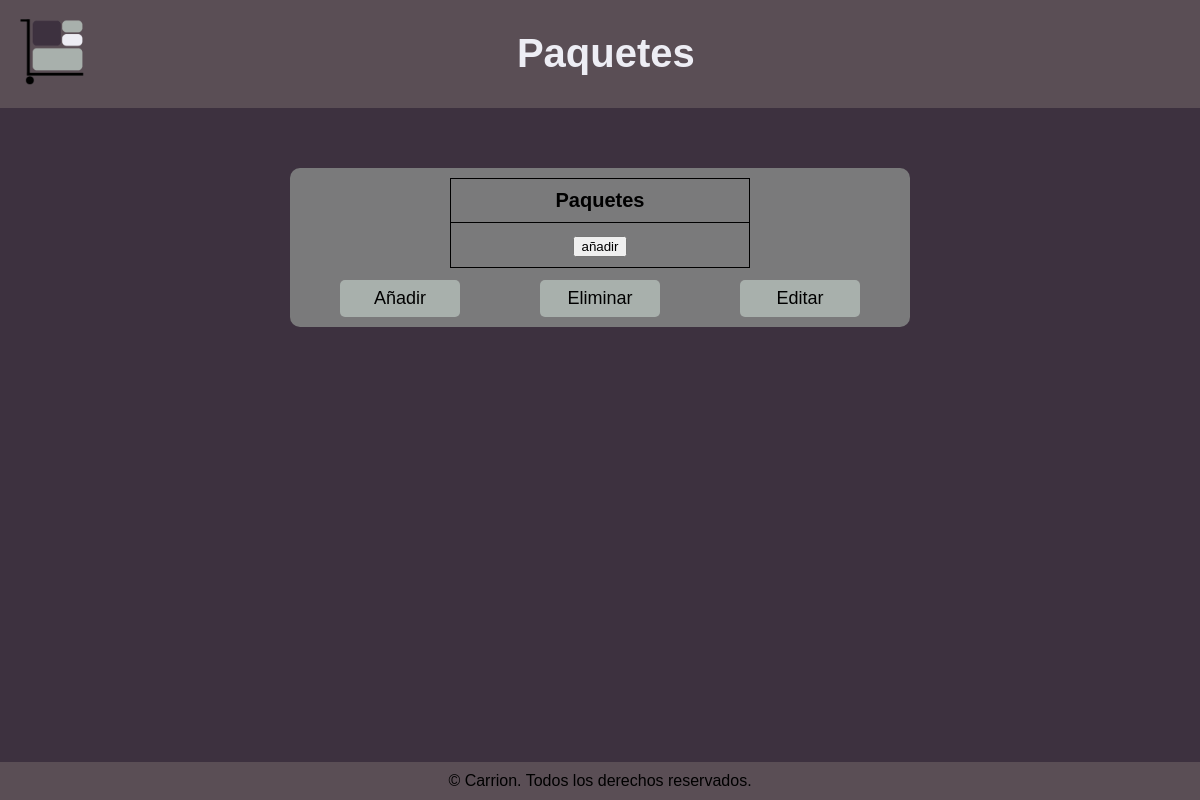
The app's page /backoffice/paquete.php, older data.
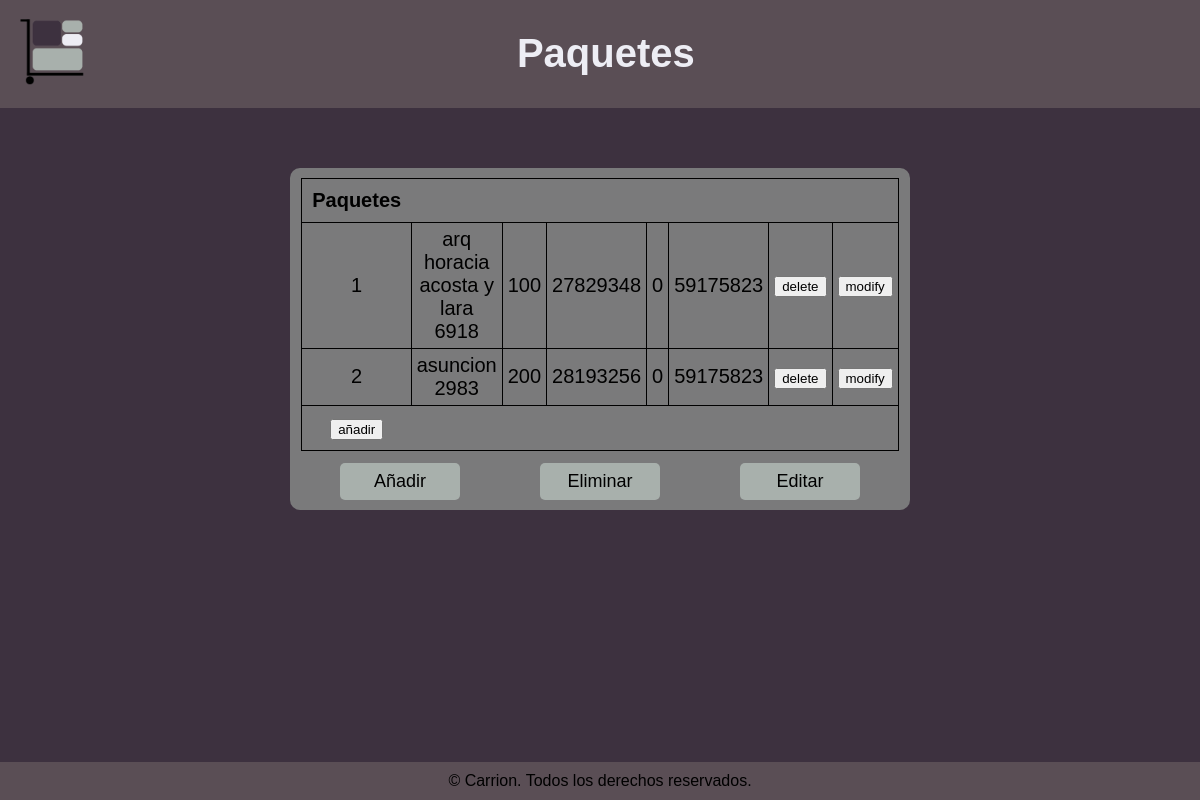
The same page, newer data.
### tables this page shows
CREATE TABLE `paquete` (
  `idPaquete` int(11) NOT NULL,
  `destino` varchar(30) NOT NULL,
  `peso` int(11) NOT NULL,
  `contactoDestino` int(11) NOT NULL,
  `estado` int(11) NOT NULL,
  `ci` int(11) NOT NULL
);

### backoffice/paquete.php (the view, shortened to what this page needs)
<!DOCTYPE html>
<html lang="en">
<head>
    <link rel="stylesheet" href="assets/css/paginasBackoffice.css">
</head>
<?php
$db = new Database();
$connection = $db->dbConnect();
$paquetes = $connection->query("SELECT * FROM paquete;")->fetch_all(MYSQLI_ASSOC);
?>
<body>
    <header>
        <img src="assets/imagenes/LogoA.png" class="logo">
        <h1>Paquetes</h1>
    </header>
    <main>
        <div class="container-table">
            <table>
                <thead>
                    <th>Paquetes</th>
                </thead>
                <tbody>
                    <?php
                    foreach ($paquetes as $paquete) {
                        echo "<tr>";
                        foreach ($paquete as $key => $value) {
                            if (isset($value)) {
                                echo "<td>" . $value . "</td>";
                            } else
                                echo "<td>" . "NULL" . "</td>";
                        }
                        echo "<form action='' method='post'>
                        <input type='hidden' name='idPaquete' value='" . $paquete['idPaquete'] . "'>
                        <td><input type='submit' name='delete' value='delete'/></td></form>
                        <form action='editar.php' method='post'>
                        <input type='hidden' name='tipo' value='paquete'>
                        <input type='hidden' name='identificador' value='idPaquete'>
                        <input type='hidden' name='idPaquete' value='" . $paquete['idPaquete'] . "'>
                        <td><input type='submit' name='modify' value='modify'/></td></form>";
                        echo "</tr>";
                    }
                    ?>
                </tbody>
                <tfoot>
                    <th>
                        <form action="añadir.php" method="post">
                            <input type="submit" name="añadir" value="añadir">
                        </form>
                    </th>
                </tfoot>
            </table>
            <div class="container-button">
                <button class="añadir">Añadir</button> <button class="eliminar">Eliminar</button>
                <button class="editar">Editar</button>
            </div>
        </div>
    </main>
    <footer>
        <p>&copy; Carrion. Todos los derechos reservados.</p>
    </footer>
</body>
</html>

Row changes from the older to the newer data that the page shows:
added paquete: idPaquete "1", destino "arq horacia acosta y lara 6918", peso "100", contactoDestino "27829348", estado "0", ci "59175823"
added paquete: idPaquete "2", destino "asuncion 2983", peso "200", contactoDestino "28193256", estado "0", ci "59175823"
